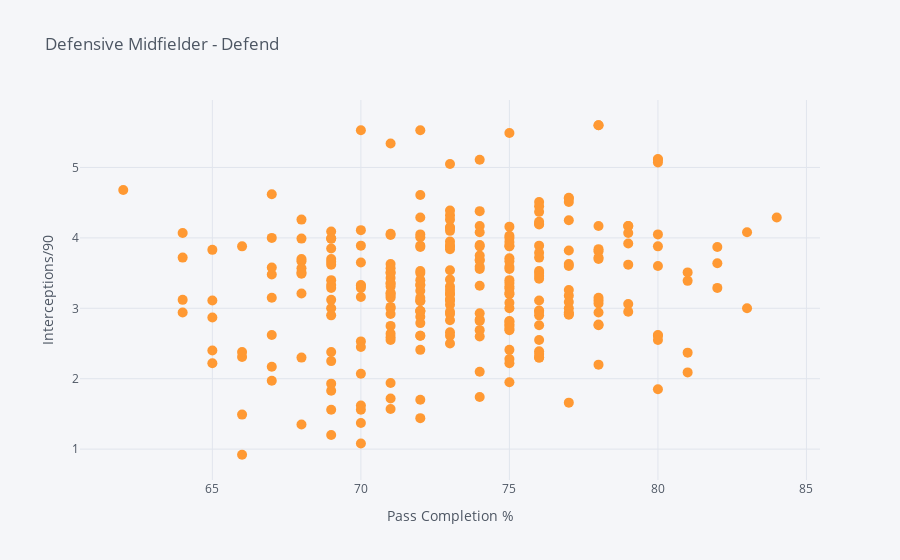

Notebook code cell kept with this figure:
### Code cell
df.iplot(kind='scatter',x='Pas %',y='Int/90',
           mode='markers',text='Name',size=10,
          xTitle='Pass Completion %',yTitle='Interceptions/90',title='Defensive Midfielder - Defend')

### Figure 1 — Plotly figure (JSON) as saved in the notebook; plotly's stock layout.template omitted (floating-point values rounded to 4 significant figures; data arrays with more than 128 entries replaced by an {"elided": "..."} marker saying what was removed)
{"data": [{"line": {"color": "rgba(255, 153, 51, 1.0)", "dash": "solid", "shape": "linear", "width": 1.3}, "marker": {"size": 10, "symbol": "circle"}, "mode": "markers", "name": "Int/90", "text": {"elided": "272 str values"}, "type": "scatter", "x": {"elided": "272 str values"}, "y": {"elided": "272 mixed values"}}], "layout": {"legend": {"bgcolor": "#F5F6F9", "font": {"color": "#4D5663"}}, "paper_bgcolor": "#F5F6F9", "plot_bgcolor": "#F5F6F9", "title": {"font": {"color": "#4D5663"}, "text": "Defensive Midfielder - Defend"}, "xaxis": {"gridcolor": "#E1E5ED", "showgrid": true, "tickfont": {"color": "#4D5663"}, "title": {"font": {"color": "#4D5663"}, "text": "Pass Completion %"}, "zerolinecolor": "#E1E5ED"}, "yaxis": {"gridcolor": "#E1E5ED", "showgrid": true, "tickfont": {"color": "#4D5663"}, "title": {"font": {"color": "#4D5663"}, "text": "Interceptions/90"}, "zerolinecolor": "#E1E5ED"}}}
